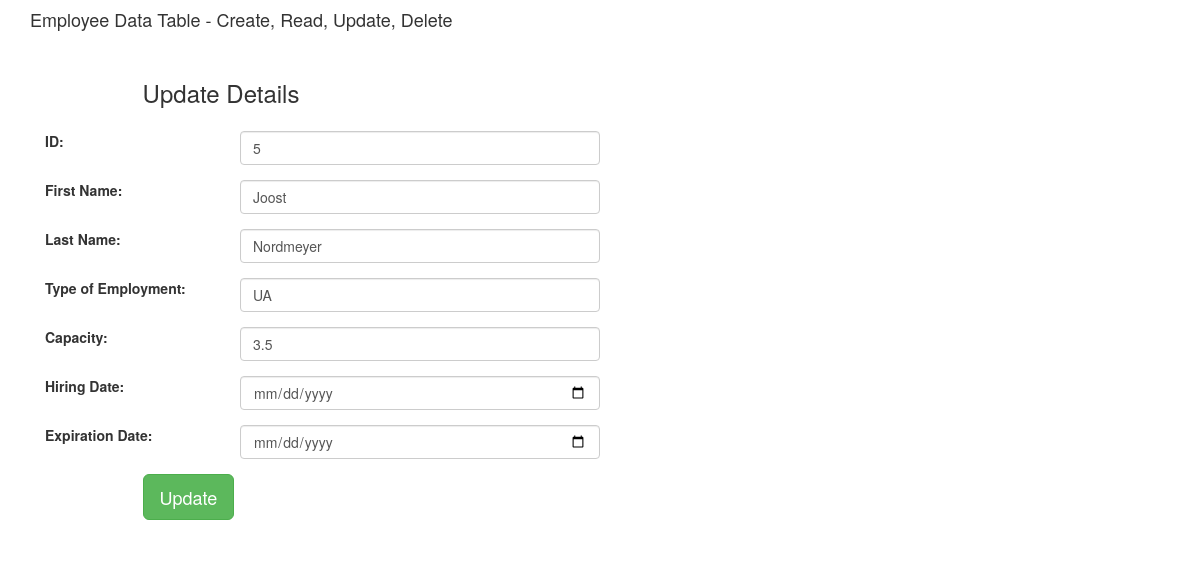
The app's page /edit_emp/5 with its own data.
### erpapp/models.py (models this page shows, shortened)
class Employee(models.Model):
    firstname = models.CharField('First Name', max_length=32)
    lastname = models.CharField('Last Name', max_length=32)
    type_choices = [
        ('UA', 'Undergraduate Assistant'),
        ('RA', 'Research Assistant')
    ]
    type = models.CharField('Type of Employment', choices=type_choices, max_length=32)
    capacity = models.FloatField('Capacity', default=1.0)
    hiring_date = models.DateField('Hiring Date')
    expiration_date = models.DateField('Expiration Date')
    class Meta:
        db_table = "employee"

### erpapp/views.py (the view)
# urls.py: path('edit_emp/<int:id>', views.edit_emp),
def edit_emp(request, id):
    employee = Employee.objects.get(id=id)
    context = {
        'employee': employee
    }
    return render(request, 'edit_emp.html', context)

### erpapp/Templates/edit_emp.html (shortened to what this page needs)
{% extends "base.html" %}
{% block content %}
<div class="col-md-12">
    <h4>Employee Data Table - Create, Read, Update, Delete</h4>
 <form method="POST" class="post-form" action="/update_emp/{{employee.id}}">
  <div class="container">
 <br>
  <div class="form-group row">
  <label class="col-sm-1 col-form-label"></label>
  <div class="col-sm-4">
  <h3>Update Details</h3>
  </div>
   </div>
  <div class="form-group row">
  <label class="col-sm-2 col-form-label">ID:</label>
  <div class="col-sm-4">
   <input type="text" class="form-control" name="id" id="id_id" required maxlength="20" value="{{ employee.id }}"/>
  </div>
   </div>
   <div class="form-group row">
  <label class="col-sm-2 col-form-label">First Name:</label>
  <div class="col-sm-4">
   <input type="text" class="form-control" name="firstname" id="id_firstname" required maxlength="32" value="{{ employee.firstname }}" />
  </div>
   </div>
  <div class="form-group row">
  <label class="col-sm-2 col-form-label">Last Name:</label>
  <div class="col-sm-4">
   <input type="text" class="form-control" name="lastname" id="id_lastname" required maxlength="32" value="{{ employee.lastname }}" />
  </div>
   </div>
  <div class="form-group row">
  <label class="col-sm-2 col-form-label">Type of Employment:</label>
  <div class="col-sm-4">
   <input type="text" class="form-control" name="type" id="id_type" required maxlength="15" value="{{ employee.type }}" />
  </div>
   </div>
    <div class="form-group row">
  <label class="col-sm-2 col-form-label">Capacity:</label>
  <div class="col-sm-4">
   <input type="number" step="0.1" class="form-control" name="capacity" id="id_capacity" required maxlength="20" value="{{ employee.capacity }}"/>
  </div>
   </div>
    <div class="form-group row">
  <label class="col-sm-2 col-form-label">Hiring Date:</label>
  <div class="col-sm-4">
   <input type="date" class="form-control" name="hiring_date" id="id_hiring_date" required maxlength="20" value="{{ employee.hiring_date }}"/>
  </div>
   </div>
    <div class="form-group row">
  <label class="col-sm-2 col-form-label">Expiration Date:</label>
  <div class="col-sm-4">
   <input type="date" class="form-control" name="expiration_date" id="id_expiration_date" required maxlength="20" value="{{ employee.expiration_date }}"/>
  </div>
   </div>
  <div class="form-group row">
  <label class="col-sm-1 col-form-label"></label>
  <div class="col-sm-4">
  <button type="submit" class="btn btn-success btn-lg">Update</button>
  </div>
   </div>
  </div>
 </form>
</div>
{% endblock content %}

### records on screen
Employee: id "5", firstname "Joost", lastname "Nordmeyer", type "UA", capacity "3.5"
